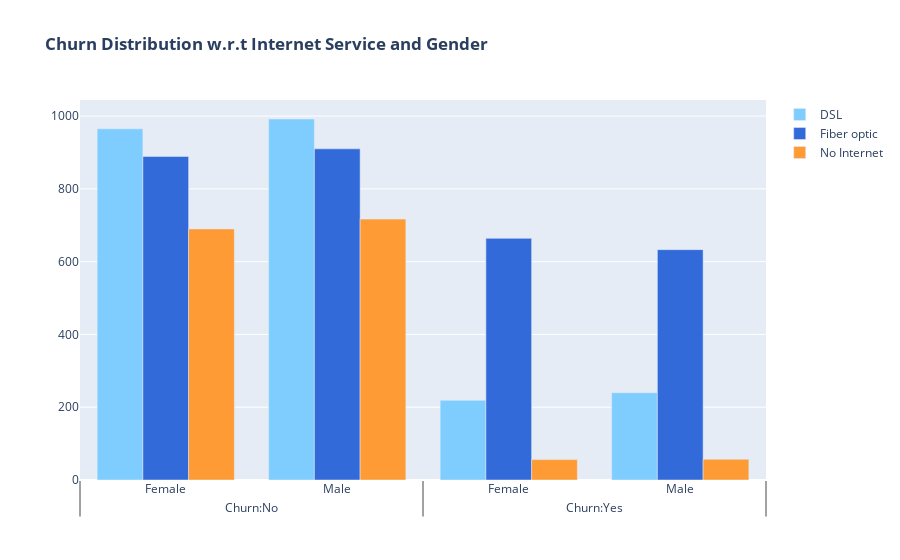

Notebook source saved alongside this figure:
### Code cell
fig = go.Figure()

colors = {'Female':'steelblue','Male':'firebrick'}

fig.add_trace(go.Bar(
  x = [['Churn:No', 'Churn:No', 'Churn:Yes', 'Churn:Yes'],
       ["Female", "Male", "Female", "Male"]],
  y = [965, 992, 219, 240],
  name = 'DSL'))

fig.add_trace(go.Bar(
  x = [['Churn:No', 'Churn:No', 'Churn:Yes', 'Churn:Yes'],
       ["Female", "Male", "Female", "Male"]],
  y = [889, 910, 664, 633],
  name = 'Fiber optic',
))

fig.add_trace(go.Bar(
  x = [['Churn:No', 'Churn:No', 'Churn:Yes', 'Churn:Yes'],
       ["Female", "Male", "Female", "Male"]],
  y = [690, 717, 56, 57],
  name = 'No Internet',
))


fig.update_layout(title_text="<b>Churn Distribution w.r.t Internet Service and Gender</b>")
fig.data[0].marker.color = ('#7fcdff','#7fcdff','#7fcdff','#7fcdff')
fig.data[1].marker.color = ('#326ada','#326ada','#326ada','#326ada')
fig.data[2].marker.color = ('#ff9b35','#ff9b35','#ff9b35','#ff9b35')


fig.show()

### Figure 1 — Plotly figure (JSON) as saved in the notebook; plotly's stock layout.template omitted (floating-point values rounded to 4 significant figures)
{"data": [{"marker": {"color": ["#7fcdff", "#7fcdff", "#7fcdff", "#7fcdff"]}, "name": "DSL", "type": "bar", "x": [["Churn:No", "Churn:No", "Churn:Yes", "Churn:Yes"], ["Female", "Male", "Female", "Male"]], "y": [965, 992, 219, 240]}, {"marker": {"color": ["#326ada", "#326ada", "#326ada", "#326ada"]}, "name": "Fiber optic", "type": "bar", "x": [["Churn:No", "Churn:No", "Churn:Yes", "Churn:Yes"], ["Female", "Male", "Female", "Male"]], "y": [889, 910, 664, 633]}, {"marker": {"color": ["#ff9b35", "#ff9b35", "#ff9b35", "#ff9b35"]}, "name": "No Internet", "type": "bar", "x": [["Churn:No", "Churn:No", "Churn:Yes", "Churn:Yes"], ["Female", "Male", "Female", "Male"]], "y": [690, 717, 56, 57]}], "layout": {"title": {"text": "<b>Churn Distribution w.r.t Internet Service and Gender</b>"}}}
